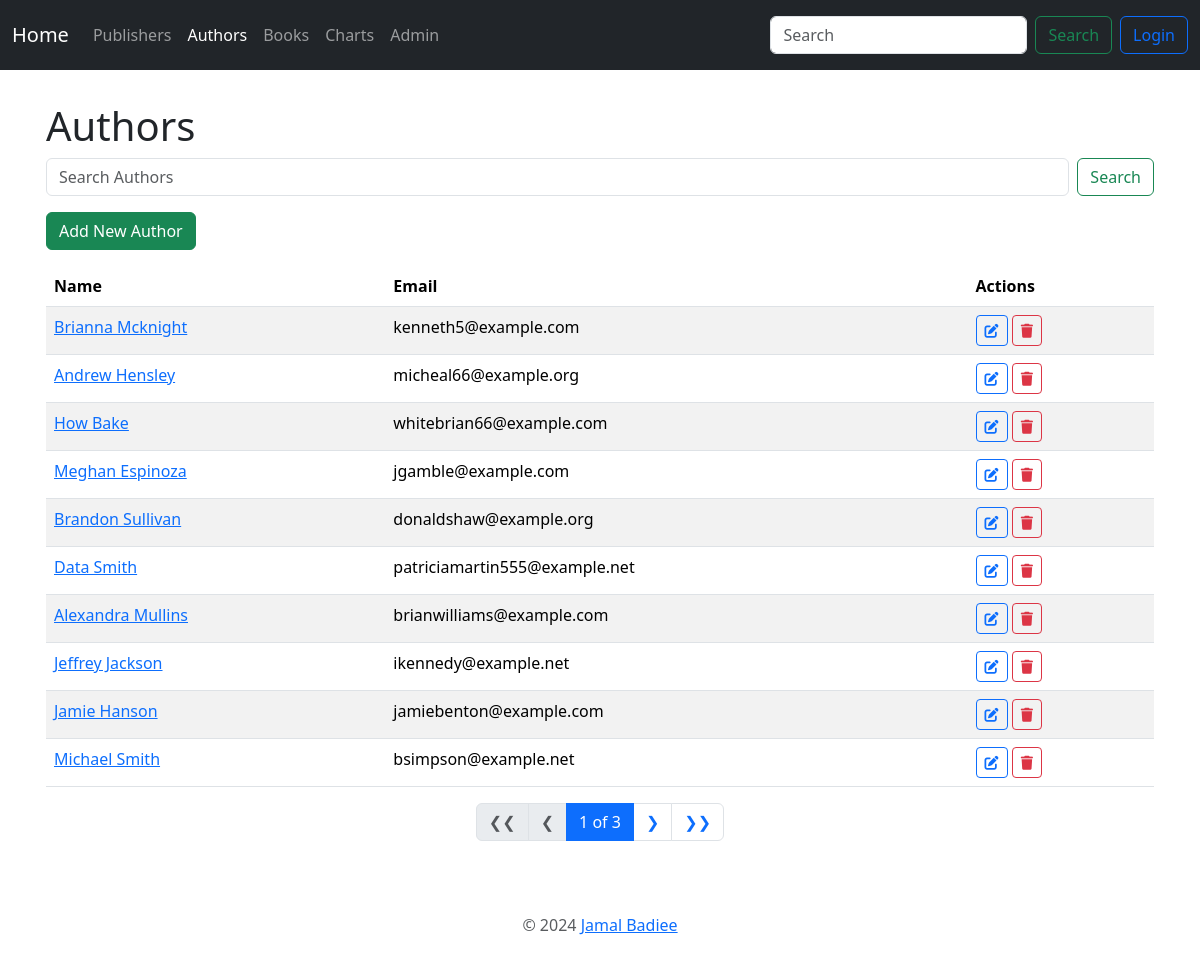
Screenshot of /authors/ with the database file from the repository.
### book_app/models.py (models this page shows, shortened)
class Author(models.Model):
    name = models.CharField(max_length=200)
    email = models.EmailField()
    headshot = models.ImageField(
        upload_to="author_headshots", null=True, blank=True)
    class Meta:
        ordering = ["-id"]

### book_app/views.py (the view)
# urls.py: path('authors/', AuthorListView.as_view(), name='author_list'),
class AuthorListView(ListView):
    model = Author
    context_object_name = "authors"
    paginate_by = 10
    def get_context_data(self, **kwargs):
        context = super().get_context_data(**kwargs)
        context['nbar'] = "authors"
        return context
    def get_queryset(self):
        queryset = super().get_queryset()
        query = self.request.GET.get('query')
        if query:
            queryset = queryset.filter(Q(name__icontains=query))
        return queryset

### book_app/templates/book_app/author_list.html (shortened to what this page needs)
{% extends 'book_app/base.html' %}
{% block content %}
<h1>Authors</h1>
<form class="d-flex mb-3" role="search" action="{% url 'book_app:author_list' %}" method="get">
    <input class="form-control me-2" type="search" placeholder="Search Authors" aria-label="Search" name="query"
        value="{{ request.GET.query }}">
    <button class="btn btn-outline-success" type="submit">Search</button>
</form>
<a href="{% url 'book_app:author_add' %}" class="btn btn-success mb-3">Add New Author</a>
<table class="table table-striped">
    <thead>
        <tr>
            <th scope="col">Name</th>
            <th scope="col" class="d-none d-md-table-cell">Email</th>
            <th scope="col">Actions</th>
        </tr>
    </thead>
    <tbody>
        {% for author in authors %}
        <tr>
            <td>
                <a href="{% url 'book_app:author_detail' author.pk %}">{{ author.name }}</a>
            </td>
            <td class="d-none d-md-table-cell">{{ author.email }}</td>
            <td>
                <a href="{% url 'book_app:author_edit' author.pk %}" class="btn btn-sm btn-outline-primary">
                    <i class="fas fa-edit"></i>
                </a>
                <a href="{% url 'book_app:author_delete' author.pk %}" class="btn btn-sm btn-outline-danger">
                    <i class="fas fa-trash"></i>
                </a>
            </td>
        </tr>
        {% empty %}
        <tr>
            <td colspan="3">No authors found.</td>
        </tr>
        {% endfor %}
    </tbody>
</table>
<nav>
    <ul class="pagination justify-content-center">
        {% if page_obj.has_previous %}
        <li class="page-item">
            <a class="page-link" href="?page=1">❮❮</a>
        </li>
        <li class="page-item">
            <a class="page-link" href="?page={{ page_obj.previous_page_number }}">❮</a>
        </li>
        {% else %}
        <li class="page-item disabled">
            <span class="page-link">❮❮</span>
        </li>
        <li class="page-item disabled">
            <span class="page-link">❮</span>
        </li>
        {% endif %}
        <li class="page-item active">
            <span class="page-link">
                {{ page_obj.number }} of {{ page_obj.paginator.num_pages }}
            </span>
        </li>
        {% if page_obj.has_next %}
        <li class="page-item">
            <a class="page-link" href="?page={{ page_obj.next_page_number }}">❯</a>
        </li>
        <li class="page-item">
            <a class="page-link" href="?page={{ page_obj.paginator.num_pages }}">❯❯</a>
        </li>
        {% endif %}
    </ul>
</nav>
{% endblock %}

### rows the page displays
Author: name "Brianna Mcknight", email "kenneth5@example.com"
Author: name "Andrew Hensley", email "micheal66@example.org"
Author: name "How Bake", email "whitebrian66@example.com"
Author: name "Meghan Espinoza", email "jgamble@example.com"
Author: name "Brandon Sullivan", email "donaldshaw@example.org"
Author: name "Data Smith", email "patriciamartin555@example.net"
Author: name "Alexandra Mullins", email "brianwilliams@example.com"
Author: name "Jeffrey Jackson", email "ikennedy@example.net"
Author: name "Jamie Hanson", email "jamiebenton@example.com"
Author: name "Michael Smith", email "bsimpson@example.net"

### other values shown
{{ page_obj.number }} "1"
{{ page_obj.paginator.num_pages }} "3"
